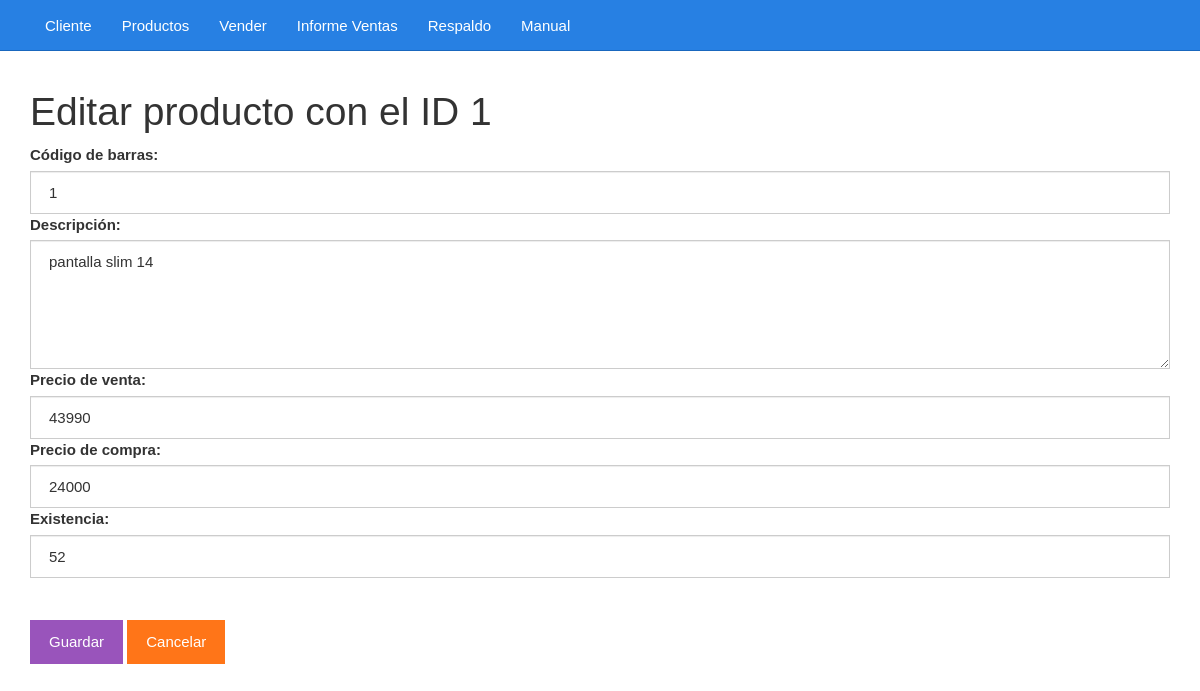
Screenshot of /editar.php?id=1 with the database file from the repository.
### tables this page shows
CREATE TABLE `productos` (
  `id` bigint(20) UNSIGNED NOT NULL,
  `codigo` varchar(255) NOT NULL,
  `descripcion` varchar(255) NOT NULL,
  `precioVenta` int(6) NOT NULL,
  `precioCompra` int(7) NOT NULL,
  `existencia` int(6) NOT NULL
);

### editar.php (the view, shortened to what this page needs)
<?php
$id = $_GET["id"];
include_once "base_de_datos.php";
$sentencia = $base_de_datos->prepare("SELECT * FROM productos WHERE id = ?;");
$sentencia->execute([$id]);
$producto = $sentencia->fetch(PDO::FETCH_OBJ);
?>
<?php include_once "encabezado.php" ?>
	<div class="col-xs-12">
		<h1>Editar producto con el ID <?php echo $producto->id; ?></h1>
		<form method="post" action="guardarDatosEditados.php">
			<label for="codigo">Código de barras:</label>
			<input value="<?php echo $producto->codigo ?>" class="form-control" name="codigo" required type="text" id="codigo" placeholder="Escribe el código">
			<label for="descripcion">Descripción:</label>
			<textarea required id="descripcion" name="descripcion" cols="30" rows="5" class="form-control"><?php echo $producto->descripcion ?></textarea>
			<label for="precioVenta">Precio de venta:</label>
			<input value="<?php echo $producto->precioVenta ?>" class="form-control" name="precioVenta" required type="number" id="precioVenta" placeholder="Precio de venta">
			<label for="precioCompra">Precio de compra:</label>
			<input value="<?php echo $producto->precioCompra ?>" class="form-control" name="precioCompra" required type="number" id="precioCompra" placeholder="Precio de compra">
			<label for="existencia">Existencia:</label>
			<input value="<?php echo $producto->existencia ?>" class="form-control" name="existencia" required type="number" id="existencia" placeholder="Cantidad o existencia">
			<br><br><input class="btn btn-info" type="submit" value="Guardar">
			<a class="btn btn-warning" href="./listar.php">Cancelar</a>
		</form>
	</div>
<?php include_once "pie.php" ?>

### css/estilo.css (style rules this page uses)
body { padding-top: 70px; }

### rows the page displays
productos: id "1", codigo "1", descripcion "pantalla slim 14", precioVenta "43990", precioCompra "24000", existencia "52"
